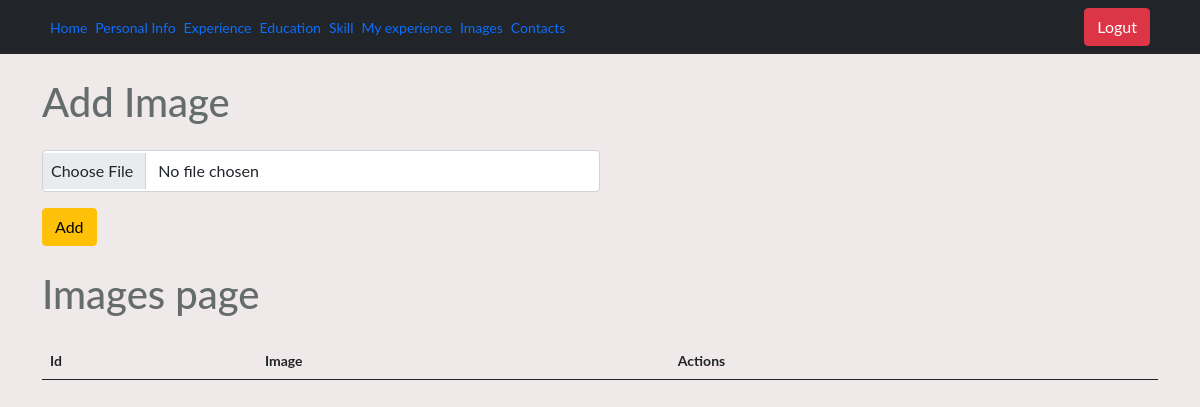
Page /admin/images on the earlier database version.
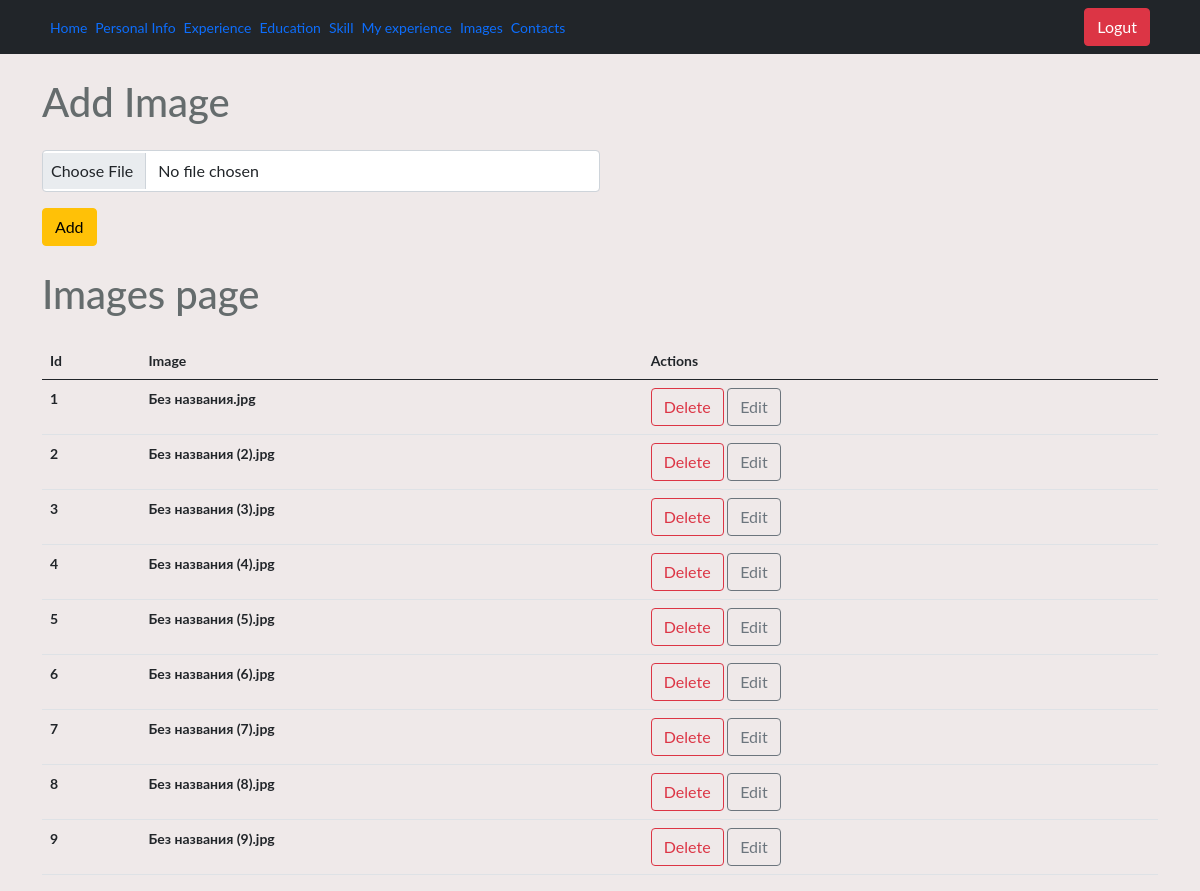
Same page on the later database version.
### models.py (models this page shows)
class Image(db.Model):
    id=db.Column(db.Integer,primary_key=True)
    image=db.Column(db.String(100))

### controllers/admin/images.py (the view, shortened to what this page needs)
@login_required
@app.route('/admin/images', methods=['GET','POST'])
def admin_images_index():
    from run import db
    from models import Image
    images=Image.query.all()
    return render_template('admin/images.html',images=images)

### controllers/admin/main.py (called while the page is built)
@app.before_request
def before_request():
    g.user = current_user

### templates/admin/images.html
{% extends "admin/dashboard.html" %} {% block content %}
<div class="container">
  <h1 class="adminpage ml-4 mt-4">Add Image</h1>
  <form
    action="/admin/images"
    method="POST"
    enctype="multipart/form-data"
    class="w-50 ml-4 mt-4"
  >
    <input type="file" name="image" class="form-control my-2 p-2" />
    <input type="submit" class="btn btn-warning my-2" value="Add" />
  </form>
  <h1 class="adminpage ml-4 mt-3">Images page</h1>
  <table class="table table-hover mt-4 ml-4">
    <thead>
      <tr>
        <th scope="col">Id</th>
        <th scope="col">Image</th>
        <th scope="col">Actions</th>
      </tr>
    </thead>
    <tbody>
      {% for image in images %}
      <tr>
        <th scope="row">{{image.id}}</th>
        <th scope="row">{{image.image}}</th>
        <td>
          <a href="/deleteimg/{{image.id}}" class="btn btn-outline-danger"
            >Delete</a
          >
          <a href="/updateimg/{{image.id}}" class="btn btn-outline-secondary"
            >Edit</a
          >
        </td>
      </tr>
      {% endfor %}
    </tbody>
  </table>
</div>
{% endblock %}

### templates/admin/dashboard.html (shortened to what this page needs)
<!DOCTYPE html>
<html lang="en">
  <head>
    <link
      href="{{ url_for('static', filename='bootstrap.min.css') }}"
      rel="stylesheet"
    />
    <link rel="stylesheet" href="/static/admin/css/style.css" />
  </head>
  <body>
    <nav class="navbar m-0 p-0 bg-dark">
      <div class="container">
        <ul class="navbar-nav d-flex flex-row p-2">
          <li class="nav-item ml-3">
            <a class="nav-link active" aria-current="page" href="/admin/home"
              >Home</a
            >
          </li>
          <li class="nav-item mx-2">
            <a class="nav-link" href="/admin/persinfo">Personal Info</a>
          </li>
          <li class="nav-item">
            <a class="nav-link" href="/admin/experience">Experience</a>
          </li>
          <li class="nav-item mx-2">
            <a class="nav-link" href="/admin/education">Education</a>
          </li>
          <li class="nav-item">
            <a class="nav-link" href="/admin/skill">Skill</a>
          </li>
          <li class="nav-item mx-2">
            <a class="nav-link" href="/admin/myexperience">My experience</a>
          </li>
          <li class="nav-item">
            <a class="nav-link" href="/admin/images">Images</a>
          </li>
          <li class="nav-item mx-2">
            <a class="nav-link" href="/admin/socialprof">Contacts</a>
          </li>
        </ul>
        <div class="d-flex align-items-center">
          <button
            class="btn btn-danger m-2"
            onclick="window.location.href = '/logout'"
          >
            Logut
          </button>
        </div>
      </div>
    </nav>
    {% block content %} {% endblock %}
  </body>
</html>

### static/app/css/style.css (style rules this page uses)
body { font-family: Lato, serif, Calibri, Arial; font-size: 14px; background-color: #efe9e9; color: #656c6d; font-weight: 400; margin: 0; padding: 0; box-sizing: border-box; }

Differences in the rows shown:
added Image: id "1", image "Без названия.jpg"
added Image: id "2", image "Без названия (2).jpg"
added Image: id "3", image "Без названия (3).jpg"
added Image: id "4", image "Без названия (4).jpg"
added Image: id "5", image "Без названия (5).jpg"
added Image: id "6", image "Без названия (6).jpg"
added Image: id "7", image "Без названия (7).jpg"
added Image: id "8", image "Без названия (8).jpg"
added Image: id "9", image "Без названия (9).jpg"
